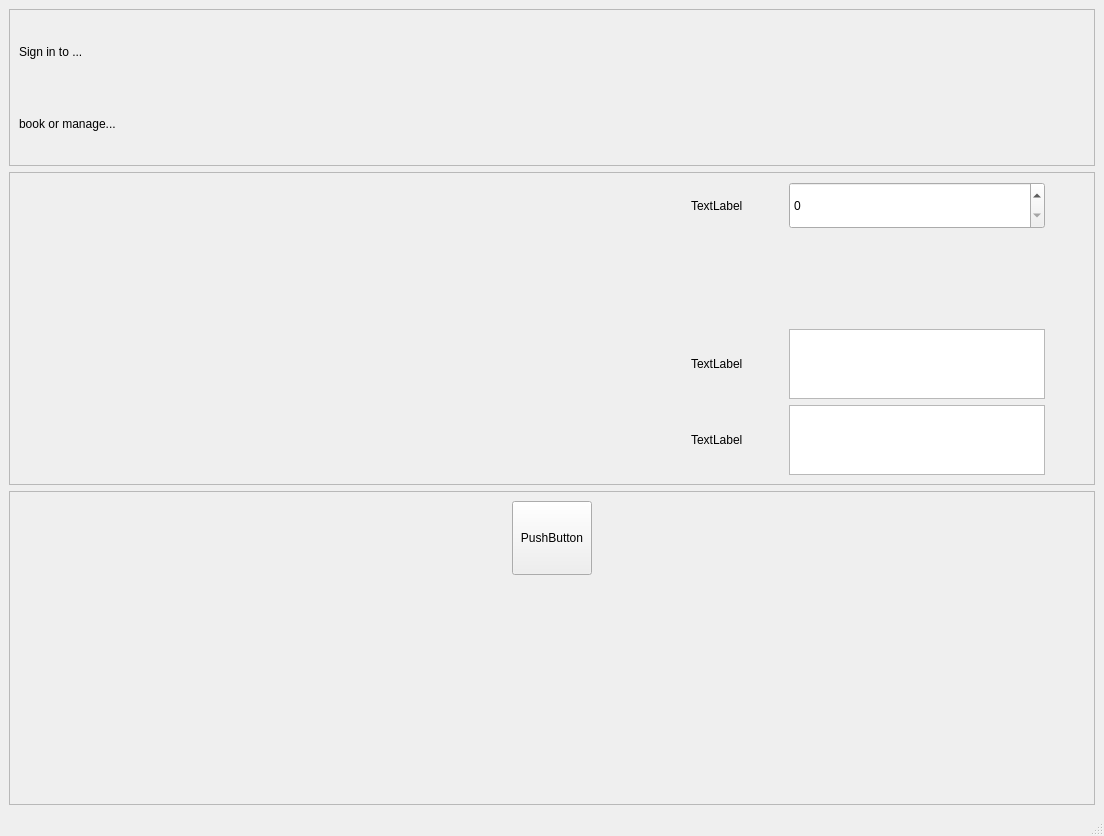
<?xml version="1.0" encoding="UTF-8"?>
<ui version="4.0">
 <class>MainWindow</class>
 <widget class="QMainWindow" name="MainWindow">
  <property name="geometry">
   <rect>
    <x>0</x>
    <y>0</y>
    <width>1104</width>
    <height>836</height>
   </rect>
  </property>
  <property name="windowTitle">
   <string>MainWindow</string>
  </property>
  <widget class="QWidget" name="centralwidget">
   <layout class="QGridLayout" name="gridLayout_2">
    <item row="0" column="1">
     <layout class="QVBoxLayout" name="verticalLayout" stretch="1,2,2">
      <item>
       <widget class="QFrame" name="frame">
        <property name="frameShape">
         <enum>QFrame::StyledPanel</enum>
        </property>
        <property name="frameShadow">
         <enum>QFrame::Raised</enum>
        </property>
        <layout class="QGridLayout" name="gridLayout_3">
         <item row="0" column="0">
          <layout class="QGridLayout" name="gridLayout">
           <item row="0" column="0">
            <widget class="QLabel" name="label">
             <property name="text">
              <string>Sign in to ...</string>
             </property>
            </widget>
           </item>
           <item row="1" column="0">
            <widget class="QLabel" name="label_2">
             <property name="text">
              <string>book or manage...</string>
             </property>
            </widget>
           </item>
          </layout>
         </item>
        </layout>
       </widget>
      </item>
      <item>
       <widget class="QFrame" name="frame_2">
        <property name="frameShape">
         <enum>QFrame::StyledPanel</enum>
        </property>
        <property name="frameShadow">
         <enum>QFrame::Raised</enum>
        </property>
        <layout class="QGridLayout" name="gridLayout_5">
         <item row="0" column="0">
          <layout class="QGridLayout" name="gridLayout_4" rowstretch="1,2,1,1" columnstretch="1,0,0,0,0">
           <item row="2" column="4">
            <spacer name="horizontalSpacer_5">
             <property name="orientation">
              <enum>Qt::Horizontal</enum>
             </property>
             <property name="sizeHint" stdset="0">
              <size>
               <width>40</width>
               <height>20</height>
              </size>
             </property>
            </spacer>
           </item>
           <item row="2" column="0">
            <spacer name="horizontalSpacer_4">
             <property name="orientation">
              <enum>Qt::Horizontal</enum>
             </property>
             <property name="sizeHint" stdset="0">
              <size>
               <width>40</width>
               <height>20</height>
              </size>
             </property>
            </spacer>
           </item>
           <item row="0" column="3">
            <widget class="QSpinBox" name="spinBox">
             <property name="sizePolicy">
              <sizepolicy hsizetype="Minimum" vsizetype="Expanding">
               <horstretch>0</horstretch>
               <verstretch>0</verstretch>
              </sizepolicy>
             </property>
            </widget>
           </item>
           <item row="3" column="1">
            <widget class="QLabel" name="label_5">
             <property name="text">
              <string>TextLabel</string>
             </property>
            </widget>
           </item>
           <item row="0" column="1">
            <widget class="QLabel" name="label_3">
             <property name="text">
              <string>TextLabel</string>
             </property>
            </widget>
           </item>
           <item row="2" column="3">
            <widget class="QTextEdit" name="textEdit"/>
           </item>
           <item row="2" column="2">
            <spacer name="horizontalSpacer_3">
             <property name="orientation">
              <enum>Qt::Horizontal</enum>
             </property>
             <property name="sizeHint" stdset="0">
              <size>
               <width>40</width>
               <height>20</height>
              </size>
             </property>
            </spacer>
           </item>
           <item row="2" column="1">
            <widget class="QLabel" name="label_4">
             <property name="text">
              <string>TextLabel</string>
             </property>
            </widget>
           </item>
           <item row="3" column="3">
            <widget class="QTextEdit" name="textEdit_2"/>
           </item>
           <item row="1" column="3">
            <spacer name="verticalSpacer">
             <property name="orientation">
              <enum>Qt::Vertical</enum>
             </property>
             <property name="sizeHint" stdset="0">
              <size>
               <width>20</width>
               <height>40</height>
              </size>
             </property>
            </spacer>
           </item>
          </layout>
         </item>
        </layout>
       </widget>
      </item>
      <item>
       <widget class="QFrame" name="frame_3">
        <property name="frameShape">
         <enum>QFrame::StyledPanel</enum>
        </property>
        <property name="frameShadow">
         <enum>QFrame::Raised</enum>
        </property>
        <layout class="QGridLayout" name="gridLayout_7" rowstretch="1,1">
         <item row="0" column="0">
          <layout class="QGridLayout" name="gridLayout_6" rowstretch="1,1,0">
           <item row="0" column="2">
            <spacer name="horizontalSpacer_2">
             <property name="orientation">
              <enum>Qt::Horizontal</enum>
             </property>
             <property name="sizeHint" stdset="0">
              <size>
               <width>40</width>
               <height>20</height>
              </size>
             </property>
            </spacer>
           </item>
           <item row="0" column="1">
            <widget class="QPushButton" name="pushButton">
             <property name="sizePolicy">
              <sizepolicy hsizetype="Minimum" vsizetype="Expanding">
               <horstretch>0</horstretch>
               <verstretch>0</verstretch>
              </sizepolicy>
             </property>
             <property name="text">
              <string>PushButton</string>
             </property>
            </widget>
           </item>
           <item row="0" column="0">
            <spacer name="horizontalSpacer">
             <property name="orientation">
              <enum>Qt::Horizontal</enum>
             </property>
             <property name="sizeHint" stdset="0">
              <size>
               <width>40</width>
               <height>20</height>
              </size>
             </property>
            </spacer>
           </item>
          </layout>
         </item>
         <item row="1" column="0">
          <layout class="QHBoxLayout" name="horizontalLayout"/>
         </item>
        </layout>
       </widget>
      </item>
     </layout>
    </item>
   </layout>
  </widget>
  <widget class="QMenuBar" name="menubar">
   <property name="geometry">
    <rect>
     <x>0</x>
     <y>0</y>
     <width>1104</width>
     <height>26</height>
    </rect>
   </property>
  </widget>
  <widget class="QStatusBar" name="statusbar"/>
 </widget>
 <resources/>
 <connections/>
</ui>
